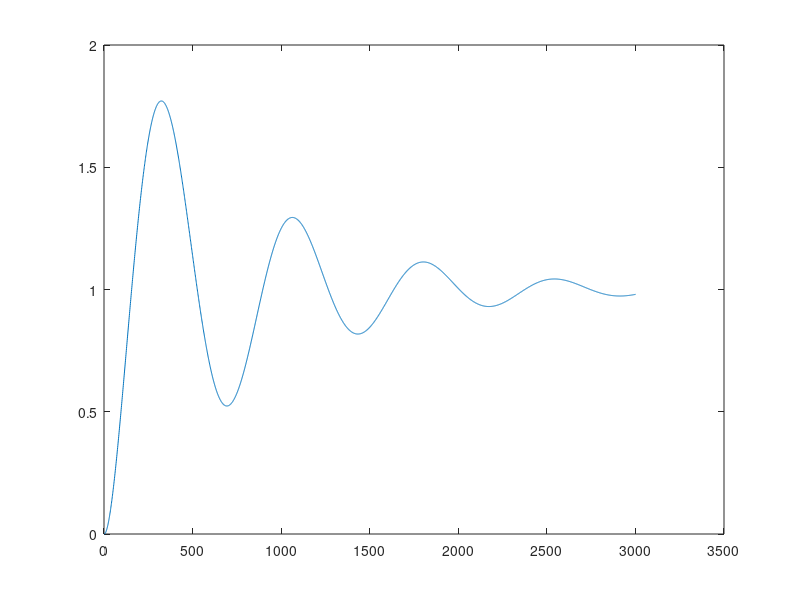

The MATLAB source for this figure:
numerator = [2 7 5 0];
denominator = [1 6 9 6 5];
g = tf(numerator,denominator);

t = 0:0.01:30;
amp = 1;
ramp = amp*t;

[y,x] = lsim(g, ramp, t);
plot(y);